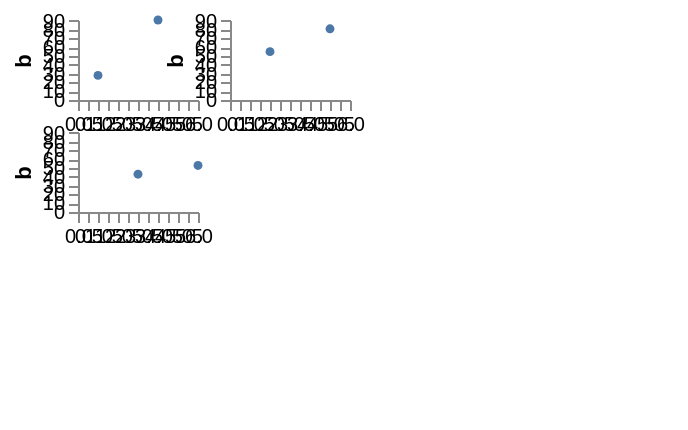

Express this chart as Vega-Lite.
### Vega specification from a JSON file in a GitHub repository (floating-point values rounded to 4 significant figures)
{"width": 300, "height": 200, "padding": 5, "data": [{"name": "table", "values": [{"a": "Alpha", "b": 28, "c": "x", "d": 1, "col": 0, "row": 0}, {"a": "Bravo", "b": 55, "c": "y", "d": 2, "col": 1, "row": 1}, {"a": "Charlie", "b": 43, "c": "x", "d": 3, "col": 2, "row": 0}, {"a": "Delta", "b": 91, "c": "z", "d": 4, "col": 0, "row": 1}, {"a": "Echo", "b": 81, "c": "y", "d": 5, "col": 1, "row": 0}, {"a": "Foxtrot", "b": 53, "c": "z", "d": 6, "col": 2, "row": 1}]}], "scales": [{"name": "x", "type": "linear", "domain": {"data": "table", "field": "d"}, "range": [0, 60]}, {"name": "y", "type": "linear", "domain": {"data": "table", "field": "b"}, "range": [40, 0]}], "layout": {"align": "none", "bounds": "flush", "columns": 2, "padding": 16}, "marks": [{"type": "group", "from": {"facet": {"name": "facet", "data": "table", "groupby": ["col"]}}, "encode": {"update": {"width": {"value": 60}, "height": {"value": 40}}}, "axes": [{"orient": "left", "scale": "y", "title": "b"}, {"orient": "bottom", "scale": "x"}], "marks": [{"type": "symbol", "from": {"data": "facet"}, "encode": {"enter": {"x": {"scale": "x", "field": "d"}, "y": {"scale": "y", "field": "b"}, "size": {"value": 20}}}}]}]}
